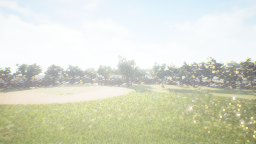
#> input picture data/pov/pov_000002.png, 256 x 144 px, found by its file name
$ python diagnostic.py
#> lines starting #> are read from the running program, lines starting #| are printed output that depends on the picture
### utils.py
import os
import cv2
import numpy as np
import matplotlib.pyplot as plt
import pandas as pd
import logging

# Define the Logging Configuration Messages
logging.basicConfig(
    filename="logs/runtime.log",
    level=logging.DEBUG,
    format="%(asctime)s [%(levelname)s] %(message)s",
    datefmt="%Y-%b-%d %H:%M:%S",
)

# Define Custom Error Messages
errorMsgs = {
    "err_DescriptorLength": "Descriptor length is less than 2, the size of the kd-tree cannot be less than 2.\n",
    "err_NoneDescriptor": "One of the descriptors is None, cannot compute matches.\n",
    "err_InsufficientMatches": "Number of matches is less than 6, cannot compute Essential Matrix.\n"
}

# Define the DataManager Class
class dataManager():
    def __init__(self, rootDir: str):
        # Define Relevant Directories
        self.dataDir = os.path.join(rootDir, "data")
        self.logDir = os.path.join(rootDir, "logs")
        self.resultsDir = os.path.join(self.logDir, "results")
        self.plotDir = os.path.join(self.logDir, "plots")
        self.matchesDir = os.path.join(self.logDir, "matches")
        # Get the List of Image Filenames to Read
        self.rgbList = [os.path.join(os.path.join(self.dataDir, "pov"), rgbFile) for rgbFile in os.listdir(os.path.join(self.dataDir, "pov"))]
        self.depthList = [os.path.join(os.path.join(self.dataDir, "depth"), depthFile) for depthFile in os.listdir(os.path.join(self.dataDir, "depth"))]

        # Get the Number of Frames in the Dataset
        self.numImages = len(self.rgbList)

    def _loadImages(self):
        """
        Load the Images from the Dataset

        Returns:
            rgbImages: List of RGB Images
            grayImages: List of Grayscale Images
            depthImages: List of Depth Images
        """
        self.rgbImages = [cv2.cvtColor(cv2.imread(img), cv2.COLOR_BGR2RGB) for img in self.rgbList]
#> self.rgbImages = 1 item
        self.grayImages = [cv2.imread(img, cv2.IMREAD_GRAYSCALE) for img in self.rgbList]
#> self.grayImages = 1 item
        self.depthImages = [cv2.imread(img, cv2.IMREAD_GRAYSCALE) for img in self.depthList]
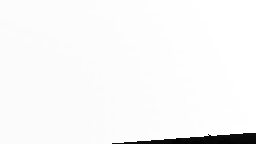
#> input picture data/depth/depth_000049.png, 256 x 144 px, found by its file name
#> self.depthImages = 1 item

    # [41 lines left out: functions _sampleFrame, _animateFrames, not called in this run]

    def _createFeatureDetector(self, featureDetector="ORB"):
        """
        Create the Feature Detector

        Args:
            featureDetector (str, optional): Feature Detector to Use ("ORB"/"SIFT"). Defaults to "ORB".

        Returns:
            detector: Feature Detector Object
            index_params: Index Parameters for FLANN Matcher
            search_params: Search Parameters for FLANN Matcher
        """
        if featureDetector == "ORB":
            # Initiate ORB detector
            detector = cv2.ORB_create(3000)
            # Match descriptors.
            flannIndex_LSH = 6
            index_params = dict(
                algorithm=flannIndex_LSH,
                table_number=6,
                key_size=12,
                multi_probe_level=1
                )
            search_params = dict(checks=50)

        elif featureDetector == "SIFT":
            # Initiate SIFT detector
            detector = cv2.SIFT_create(3000)
            # Match descriptors.
            index_params = dict(algorithm=0, trees=20)
            search_params = dict(checks=150)

        return detector, index_params, search_params

    # [148 lines left out: functions _readTrajectory, _trackMotion, not called in this run]

### diagnostic.py
from utils import *
from icecream import ic

ROOT_DIR = "S:\\GitHub\\Visual-Odometry"
FEATURE_DETECTOR = "ORB" # "ORB" or "SIFT"

dataset = dataManager(rootDir = ROOT_DIR)
dataset._loadImages()
detector, index_params, search_params = dataset._createFeatureDetector(FEATURE_DETECTOR)
kp, des = detector.detectAndCompute(dataset.grayImages[0], None)
#> kp = 328 keypoints; strongest (x, y, size): (216, 65, 31), (213, 72, 31), (220, 64, 31), (222, 66, 31)

# Draw keypoints
img = cv2.drawKeypoints(dataset.grayImages[0], kp, None, color=(0,255,0), flags=0)
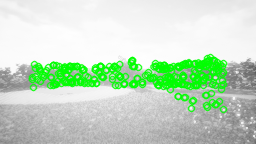
#> img: shape (144, 256, 3); mean of channels 0, 1, 2 193.7, 220.4, 193.7; drawn as B, G, R
cv2.imshow("Keypoints", img)
# Save Image
cv2.imwrite("Keypoints.png", img)
cv2.waitKey(0)
cv2.destroyAllWindows()
